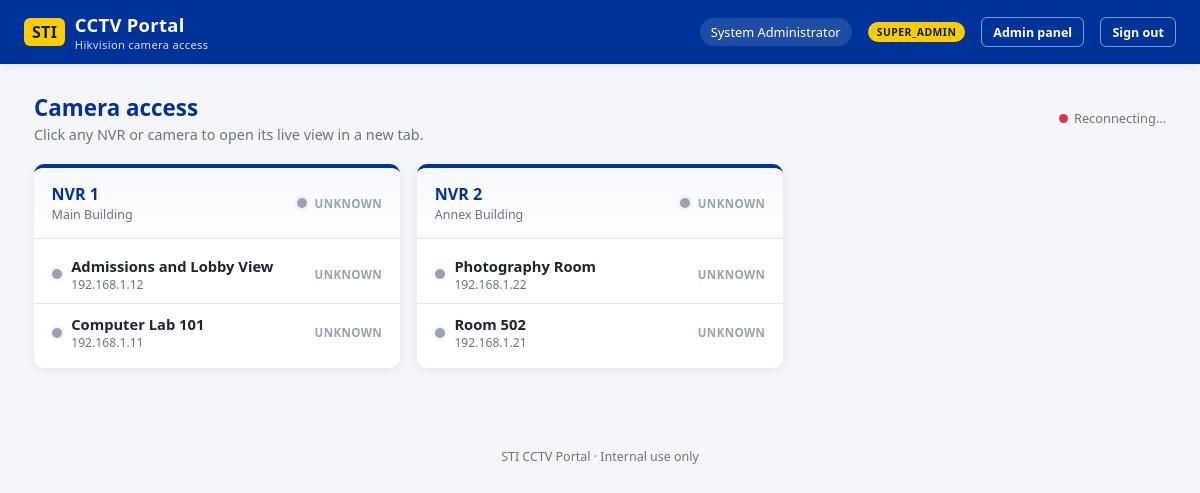
/dashboard.php (signed in), run on the app's committed database.
### tables this page shows
CREATE TABLE nvrs (
    id              INT AUTO_INCREMENT PRIMARY KEY,
    name            VARCHAR(100) NOT NULL,         
    location        VARCHAR(150) DEFAULT NULL,      
    ip_address      VARCHAR(45)  NOT NULL,
    http_port       INT          NOT NULL DEFAULT 80,
    web_url         VARCHAR(255) DEFAULT NULL,      
    admin_username  VARCHAR(100) DEFAULT NULL,      
    admin_password  VARBINARY(512) DEFAULT NULL,    
    is_public       TINYINT(1)   NOT NULL DEFAULT 0,  
    status          ENUM('online','offline','unknown') NOT NULL DEFAULT 'unknown',
    last_checked_at DATETIME     DEFAULT NULL,
    created_by      INT          DEFAULT NULL,
    created_at      DATETIME     NOT NULL DEFAULT CURRENT_TIMESTAMP,
    updated_at      DATETIME     NOT NULL DEFAULT CURRENT_TIMESTAMP ON UPDATE CURRENT_TIMESTAMP,
    CONSTRAINT fk_nvr_creator FOREIGN KEY (created_by) REFERENCES users(id) ON DELETE SET NULL
);

CREATE TABLE cameras (
    id              INT AUTO_INCREMENT PRIMARY KEY,
    nvr_id          INT          NOT NULL,
    name            VARCHAR(100) NOT NULL,         
    channel_no      INT          DEFAULT NULL,      
    ip_address      VARCHAR(45)  NOT NULL,
    http_port       INT          NOT NULL DEFAULT 80,
    web_url         VARCHAR(255) DEFAULT NULL,      
    is_public       TINYINT(1)   NOT NULL DEFAULT 0,
    status          ENUM('online','offline','unknown') NOT NULL DEFAULT 'unknown',
    last_checked_at DATETIME     DEFAULT NULL,
    created_at      DATETIME     NOT NULL DEFAULT CURRENT_TIMESTAMP,
    updated_at      DATETIME     NOT NULL DEFAULT CURRENT_TIMESTAMP ON UPDATE CURRENT_TIMESTAMP,
    CONSTRAINT fk_camera_nvr FOREIGN KEY (nvr_id) REFERENCES nvrs(id) ON DELETE CASCADE
);

### config/Config.php (called while the page is built, shortened)
<?php
class Config
{
    public static function get(string $key, mixed $default = null): mixed
    {
        $value = $_ENV[$key] ?? getenv($key);
        return $value === false || $value === null ? $default : $value;
    }
}

### config/Database.php (called while the page is built, shortened)
<?php
class Database
{
    private static ?PDO $instance = null;
    public static function connection(): PDO
    {
        if (self::$instance === null) {
            $host = Config::get('DB_HOST', '127.0.0.1');
            $port = Config::get('DB_PORT', '3306');
            $name = Config::get('DB_NAME', 'sti_cctv_portal');
            $user = Config::get('DB_USER', 'root');
            $pass = Config::get('DB_PASS', '');
            $dsn = "mysql:host={$host};port={$port};dbname={$name};charset=utf8mb4";
            try {
                self::$instance = new PDO($dsn, $user, $pass, [
                    PDO::ATTR_ERRMODE            => PDO::ERRMODE_EXCEPTION,
                    PDO::ATTR_DEFAULT_FETCH_MODE => PDO::FETCH_ASSOC,
                    PDO::ATTR_EMULATE_PREPARES   => false,
                ]);
            } catch (PDOException $e) {
                throw new \RuntimeException('Database connection failed: ' . $e->getMessage(), 0, $e);
            }
        }
        return self::$instance;
    }
}

### public/bootstrap.php (called while the page is built, shortened)
<?php
function e(string $value): string
{
    return htmlspecialchars($value, ENT_QUOTES, 'UTF-8');
}

### src/Auth.php (called while the page is built, shortened)
<?php
class Auth
{
    public static function role(): ?string
    {
        return $_SESSION['user']['role'] ?? null;
    }
    public static function isPrivileged(): bool
    {
        return in_array(self::role(), ['admin', 'super_admin'], true);
    }
}

### src/CctvRepository.php (called while the page is built, shortened)
<?php
class CctvRepository
{
    public static function visibleTree(array $user): array
    {
        $pdo = Database::connection();
        $privileged = in_array($user['role'], ['admin', 'super_admin'], true);
        if ($privileged) {
            $nvrs = $pdo->query(
                'SELECT id, name, location, ip_address, http_port, is_public, status, last_checked_at FROM nvrs ORDER BY name'
            )->fetchAll();
            $cameras = $pdo->query(
                'SELECT id, nvr_id, name, channel_no, ip_address, http_port, is_public, status, last_checked_at FROM cameras ORDER BY name'
            )->fetchAll();
        }
        $byNvr = [];
        foreach ($cameras as $cam) {
            $byNvr[$cam['nvr_id']][] = $cam;
        }
        return $nvrs;
    }
}

### public/dashboard.php (the view, shortened to what this page needs)
<?php
require __DIR__ . '/bootstrap.php';
$user = Auth::user();
$tree = CctvRepository::visibleTree($user);
?>
<!DOCTYPE html>
<html lang="en">
<head>
<link rel="stylesheet" href="assets/css/style.css">
</head>
<body>
<div class="topbar">
    <div class="brand">
        <span class="mark">STI</span>
        <span>CCTV Portal<br><small>Hikvision camera access</small></span>
    </div>
    <div class="topbar-right">
        <span class="pill"><?= e($user['full_name']) ?></span>
        <span class="role-badge"><?= e($user['role']) ?></span>
        <?php if (Auth::isPrivileged()): ?>
            <a href="admin/index.php" class="btn btn-outline btn-small">Admin panel</a>
        <?php endif; ?>
        <a href="logout.php" class="btn btn-outline btn-small">Sign out</a>
    </div>
</div>
<div class="page">
    <div class="page-header">
        <div>
            <h1>Camera access</h1>
            <p>Click any NVR or camera to open its live view in a new tab.</p>
        </div>
        <div class="ws-indicator">
            <span class="ws-dot" id="wsDot"></span>
            <span id="wsText">Connecting…</span>
        </div>
    </div>
    <?php if (empty($tree)): ?>
        <div class="card">
            <p class="muted">No cameras have been made available to your account yet. Contact your administrator to request access.</p>
        </div>
    <?php else: ?>
        <div class="nvr-grid">
            <?php foreach ($tree as $nvr): ?>
                <div class="nvr-card">
                    <div class="nvr-card-header">
                        <div>
                            <h2><?= e($nvr['name']) ?></h2>
                            <?php if (!empty($nvr['location'])): ?>
                                <div class="loc"><?= e($nvr['location']) ?></div>
                            <?php endif; ?>
                        </div>
                        <a href="redirect.php?type=nvr&id=<?= (int) $nvr['id'] ?>" target="_blank" rel="noopener"
                           title="Open NVR web interface" style="display:flex;align-items:center;gap:0.5rem;">
                            <span class="status-dot" data-status="<?= e($nvr['status']) ?>"
                                  data-status-dot="nvr:<?= (int) $nvr['id'] ?>"></span>
                            <span class="status-label" data-status="<?= e($nvr['status']) ?>"
                                  data-status-label="nvr:<?= (int) $nvr['id'] ?>"><?= e($nvr['status']) ?></span>
                        </a>
                    </div>
                    <?php if (empty($nvr['cameras'])): ?>
                        <div class="empty-note">No cameras configured under this NVR.</div>
                    <?php else: ?>
                        <ul class="camera-list">
                            <?php foreach ($nvr['cameras'] as $cam): ?>
                                <li class="camera-item"
                                    onclick="window.open('redirect.php?type=camera&id=<?= (int) $cam['id'] ?>', '_blank')">
                                    <div class="camera-info">
                                        <span class="status-dot" data-status="<?= e($cam['status']) ?>"
                                              data-status-dot="camera:<?= (int) $cam['id'] ?>"></span>
                                        <div>
                                            <div class="camera-name"><?= e($cam['name']) ?></div>
                                            <div class="camera-ip"><?= e($cam['ip_address']) ?></div>
                                        </div>
                                    </div>
                                    <span class="status-label" data-status="<?= e($cam['status']) ?>"
                                          data-status-label="camera:<?= (int) $cam['id'] ?>"><?= e($cam['status']) ?></span>
                                </li>
                            <?php endforeach; ?>
                        </ul>
                    <?php endif; ?>
                </div>
            <?php endforeach; ?>
        </div>
    <?php endif; ?>
</div>
<footer class="app-footer">STI CCTV Portal &middot; Internal use only</footer>
</body>
</html>

### public/assets/css/style.css (style rules this page uses)
:root { --sti-blue: #003399; --sti-blue-dark: #00225e; --sti-yellow: #FFCC00; --sti-white: #FFFFFF; --sti-gray-50: #f5f6fa; --sti-gray-200: #e2e5ee; --sti-gray-500: #6b7280; --sti-gray-800: #1f2430; --status-online: #1fa955; --status-offline: #d9364a; --status-unknown: #9aa1af; --radius: 10px; --shadow: 0 2px 10px rgba(0, 34, 94, 0.08); }
* { box-sizing: border-box; }
body { margin: 0; font-family: 'Segoe UI', Roboto, Arial, sans-serif; background: var(--sti-gray-50); color: var(--sti-gray-800); }
a { color: inherit; text-decoration: none; }
.topbar { background: var(--sti-blue); color: var(--sti-white); display: flex; align-items: center; justify-content: space-between; padding: 0.75rem 1.5rem; box-shadow: var(--shadow); }
.brand { display: flex; align-items: center; gap: 0.6rem; font-weight: 700; font-size: 1.15rem; letter-spacing: 0.3px; }
.brand .mark { background: var(--sti-yellow); color: var(--sti-blue-dark); font-weight: 800; padding: 0.2rem 0.5rem; border-radius: 6px; font-size: 1rem; }
.brand small { display: block; font-weight: 400; font-size: 0.7rem; opacity: 0.85; }
.topbar-right { display: flex; align-items: center; gap: 1rem; }
.pill { background: rgba(255,255,255,0.12); padding: 0.3rem 0.7rem; border-radius: 999px; font-size: 0.8rem; }
.role-badge { background: var(--sti-yellow); color: var(--sti-blue-dark); font-weight: 700; text-transform: uppercase; font-size: 0.65rem; padding: 0.2rem 0.55rem; border-radius: 999px; letter-spacing: 0.5px; }
.btn { display: inline-block; border: none; border-radius: 8px; padding: 0.55rem 1.1rem; font-size: 0.9rem; font-weight: 600; cursor: pointer; transition: filter 0.15s ease, transform 0.05s ease; }
.btn-outline { background: transparent; color: var(--sti-white); border: 1px solid rgba(255,255,255,0.5); }
.btn-small { padding: 0.35rem 0.7rem; font-size: 0.78rem; border-radius: 6px; }
.page { max-width: 1180px; margin: 0 auto; padding: 1.75rem 1.5rem 3rem; }
.page-header { display: flex; align-items: center; justify-content: space-between; margin-bottom: 1.25rem; flex-wrap: wrap; gap: 0.75rem; }
.page-header h1 { margin: 0; font-size: 1.4rem; color: var(--sti-blue); }
.page-header p { margin: 0.15rem 0 0; color: var(--sti-gray-500); font-size: 0.9rem; }
.ws-indicator { display: flex; align-items: center; gap: 0.4rem; font-size: 0.8rem; color: var(--sti-gray-500); }
.ws-dot { width: 9px; height: 9px; border-radius: 50%; background: var(--status-unknown); }
.ws-dot.disconnected { background: var(--status-offline); }
.nvr-grid { display: grid; grid-template-columns: repeat(auto-fill, minmax(320px, 1fr)); gap: 1.1rem; }
.nvr-card { background: var(--sti-white); border-radius: var(--radius); box-shadow: var(--shadow); overflow: hidden; border-top: 4px solid var(--sti-blue); }
.nvr-card-header { display: flex; align-items: center; justify-content: space-between; padding: 0.9rem 1.1rem; background: linear-gradient(180deg, #f7f8fc, #ffffff); border-bottom: 1px solid var(--sti-gray-200); }
.nvr-card-header h2 { margin: 0; font-size: 1rem; color: var(--sti-blue); }
.nvr-card-header .loc { font-size: 0.78rem; color: var(--sti-gray-500); margin-top: 0.1rem; }
.camera-list { list-style: none; margin: 0; padding: 0.4rem 0; }
.camera-item { display: flex; align-items: center; justify-content: space-between; padding: 0.65rem 1.1rem; border-bottom: 1px solid var(--sti-gray-200); cursor: pointer; transition: background 0.12s ease; }
.camera-item:last-child { border-bottom: none; }
.camera-info { display: flex; align-items: center; gap: 0.6rem; }
.camera-name { font-weight: 600; font-size: 0.92rem; }
.camera-ip { font-size: 0.76rem; color: var(--sti-gray-500); }
.status-dot { width: 10px; height: 10px; border-radius: 50%; flex-shrink: 0; background: var(--status-unknown); box-shadow: 0 0 0 3px rgba(0,0,0,0.03); }
.status-dot[data-status="unknown"] { background: var(--status-unknown); }
.status-label { font-size: 0.72rem; text-transform: uppercase; font-weight: 700; letter-spacing: 0.4px; }
.status-label[data-status="unknown"] { color: var(--status-unknown); }
footer.app-footer { text-align: center; color: var(--sti-gray-500); font-size: 0.78rem; padding: 2rem 1rem 1rem; }

### data on the page
nvrs: name "NVR 1", location "Main Building", status "UNKNOWN"
cameras: name "Admissions and Lobby View", ip_address "192.168.1.12", status "UNKNOWN"
cameras: name "Computer Lab 101", ip_address "192.168.1.11", status "UNKNOWN"
nvrs: name "NVR 2", location "Annex Building", status "UNKNOWN"
cameras: name "Photography Room", ip_address "192.168.1.22", status "UNKNOWN"
cameras: name "Room 502", ip_address "192.168.1.21", status "UNKNOWN"

### other printed values
$user['full_name'] "System Administrator"
$user['role'] "SUPER_ADMIN"
